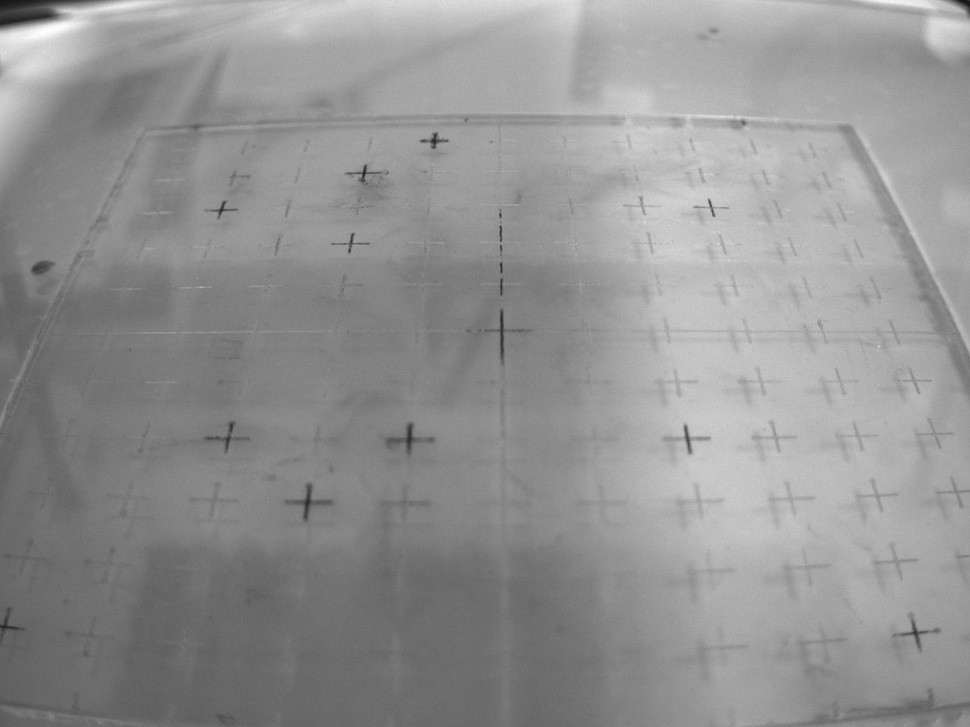
#> input picture OpenCV_CameraTools_Calibration/Calibration_images/grid_new.jpeg, 970 x 727 px, shrunk from 1440 x 1080 before the run
$ python Camera_tools.py
#> lines starting #> are read from the running program, lines starting #| are printed output that depends on the picture; after the words box and inside, x2 and y2 are one past the last pixel; in counts of white or black regions, pixels touching at a corner belong together
import cv2, json
import numpy as np
import matplotlib.pyplot as plt

# Load the camera calibration results
json_file_path = './calibration.json'
image_path = "./Calibration_images/grid_new.jpeg"

def condition_image(image_path, json_file_path):

    # Change the image accounting for the camera calibration parameters
    # Camera must be callibrated before this function is called
    # Distortion correction and perspective correction are applied

    # Read the JSON file
#> called with image_path = './Calibration_images/grid_new.jpeg', json_file_path = './calibration.json'
    with open(json_file_path, 'r') as file: # Read the JSON file
#> (reads OpenCV_CameraTools_Calibration/calibration.json from the repository)
        json_data = json.load(file)

    mtx = np.array(json_data['mtx'])
    dist = np.array(json_data['dist'])
    pmat = np.array(json_data['pmat'])
    maxWidth = json_data['maxWidth']
    maxHeight = json_data['maxHeight']

    # Load the image
    image = cv2.imread(image_path)
#> image is the input picture: shape (727, 970, 3); min 19, max 255, mean 146.7
    image = cv2.cvtColor(image, cv2.COLOR_BGR2GRAY)
#> image: shape (727, 970)

    h,  w = image.shape[:2]
#> h = 727; w = 970
    newcameramtx, _ = cv2.getOptimalNewCameraMatrix(mtx, dist, (w,h), 1, (w,h))

    image = cv2.undistort(image, mtx, dist, None, newcameramtx)
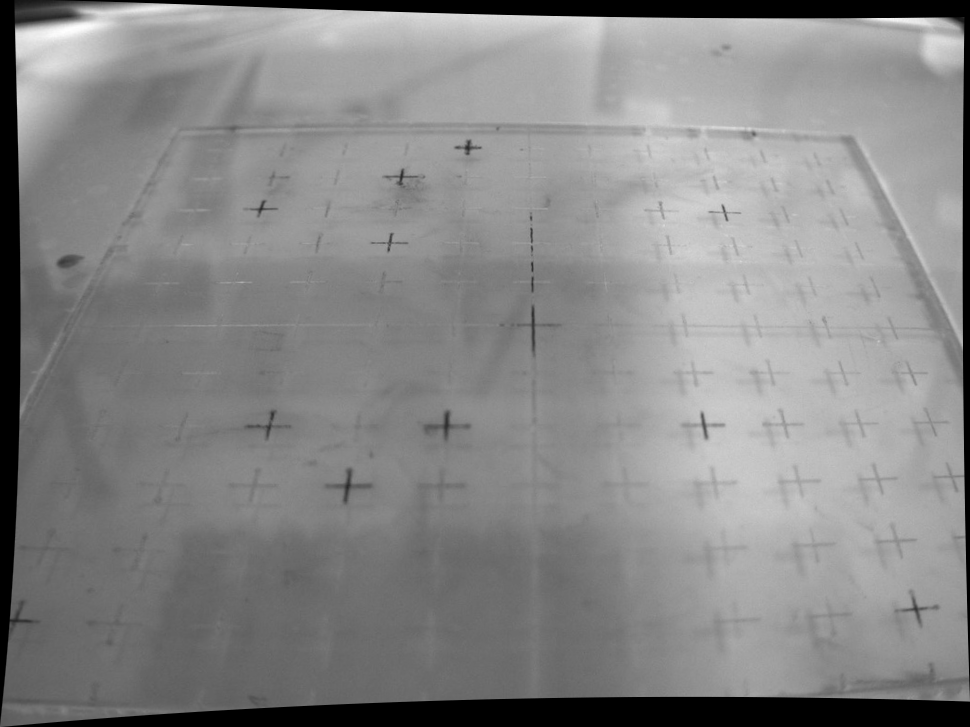
#> image: shape (727, 970); min 0, max 255, mean 134.9

    # Warp perspective
    image = cv2.warpPerspective(image, pmat, (maxWidth, maxHeight), flags=cv2.INTER_LINEAR)
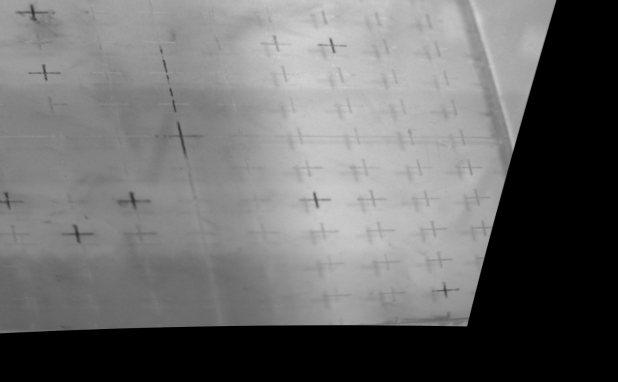
#> image: shape (764, 1236) (shown at 1/2 size); min 0, max 215, mean 107.5

    return image

def transform_coordinates(json_file_path, coords, to_real=True):

    # Transform the coordinates
    # to_real=True: Transform from pixel to real-world coordinates
    # to_real=False: Transform from real-world to pixel coordinates

    # Read the JSON file
    with open(json_file_path, 'r') as file: # Read the JSON file
        json_data = json.load(file)

    trmat = np.array(json_data['trmat'])
    invtrmat = np.array(json_data['invtrmat'])

    coords = np.array([coords[0], coords[1], 1])

    if to_real:
        # Transform from pixel to real-world coordinates
        transformed_coords = np.dot(trmat, coords)
    else:
        # Transform from real-world to pixel coordinates
        transformed_coords = np.dot(invtrmat, coords)
    return transformed_coords[:2]

def coordinate_mapping_test(image_original, json_file_path):
    # Test the coordinate mapping function
    # image as an imput, means that condition_image function should be called before this function
    image=image_original.copy()
    # Read the JSON file
    with open(json_file_path, 'r') as file: # Read the JSON file
        json_data = json.load(file)

    invtrmat = np.array(json_data['invtrmat'])
    maxWidth = json_data['maxWidth']
    maxHeight = json_data['maxHeight']

    # Test the coordinate mapping function
    # Test the transformation from pixel to real-world coordinates and vice versa

    # Define the grid size in real-world coordinates
    grid_spacing_real = 0.01

    # Create a grid in real-world coordinates
    grid_real_world = []
    for x in np.arange(-0.06, 0.06, grid_spacing_real):  # Adjust the range according to your real-world coordinates
        for y in np.arange(-0.05, 0.06, grid_spacing_real):
            grid_real_world.append((x, y))

    grid_real_world = np.array(grid_real_world, dtype=np.float32)

    # Convert real-world grid coordinates to pixel coordinates using the inverse matrix
    grid_pixel_coordinates = cv2.transform(np.expand_dims(grid_real_world, axis=0), invtrmat)[0]

    # Draw the grid on the image
    for x, y in grid_pixel_coordinates:
        if 0 <= x < maxWidth and 0 <= y < maxHeight:
            cv2.circle(image, (int(x), int(y)), 5, (255, 0, 0), 2)  # Draw small circles at grid points

    return image

def display_image(image, title):
    # Displays the image
    # image: Image to display
    # title: Title of the image

#> called with title = 'Conditioned Image'
    plt.figure(figsize=(8, 8))
    plt.title(title)
    plt.imshow(cv2.cvtColor(image, cv2.COLOR_GRAY2RGB))
    plt.axis('off')
    plt.show()

def grid_and_coordinate_config(image_original, json_file_path):
    # Test the grid display function and find the intersection points as well as record the configurations
    # image: Image to display
    # Returns:
    #   image_with_merged_lines: Image with the grid displayed
    #   intersections: Dictionary containing the intersection points, their IDs, and real-world coordinates, pixel coordinates
    image=image_original.copy()

    def merge_nearest_lines(image):

        # Merge the nearest lines
        # image: Image to be analyzed
        def merge_lines(line_positions, threshold):
            merged_lines = []
            current_line = line_positions[0]

            for line in line_positions[1:]:
                if line - current_line <= threshold:
                    continue
                else:
                    merged_lines.append(current_line)
                    current_line = line

            merged_lines.append(current_line)
            return merged_lines

        # Detect edges using the Canny edge detection algorithm
        # 20 and 40 are the threshold values for the Canny edge detection algorithm
        edges = cv2.Canny(image, 35, 60, apertureSize=3)
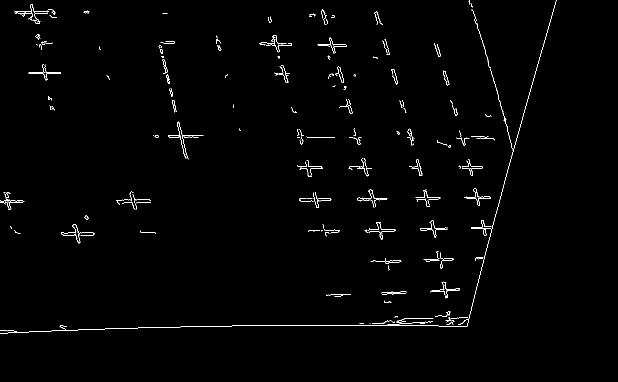
#> edges: shape (764, 1236) (shown at 1/2 size); 0.97% white in thin lines or dots, all inside (x1, y1, x2, y2) = (0, 0, 1113, 667)
        # Detect lines using the Hough transform
        lines = cv2.HoughLinesP(edges, 1, np.pi / 180, threshold=20, minLineLength=20, maxLineGap=10)
#> lines = 182 rows, first 6: [316, 654, 525, 651], [942, 617, 982, 465], [556, 650, 769, 650], [1015, 339, 1112, 0], [738, 380, 746, 412], [321, 85, 352, 223]

        horizontal_lines = []
        vertical_lines = []

        for line in lines:
            x1, y1, x2, y2 = line[0]
            if abs(y1 - y2) < 10:  # Horizontal line
                horizontal_lines.append(y1)
            elif abs(x1 - x2) < 10:  # Vertical line
                vertical_lines.append(x1)
#> this loop made 182 passes
#> after the loop, horizontal_lines = 84 values, max 666 at index 78, min 23 at index 35, mean 394.1; vertical_lines = 84 values, max 1015 at index 32, min 11 at index 57, mean 660.1

        horizontal_lines = sorted(set(horizontal_lines))
#> horizontal_lines = 65 values from 23 to 666
        vertical_lines = sorted(set(vertical_lines))
#> vertical_lines = 82 values from 11 to 1015


        merged_horizontal_lines = merge_lines(horizontal_lines, 50)
#> in merge_lines, `current_line = line_positions[0]`: current_line = 23
#> the loop in merge_lines, `for line in line_positions[1:]:` made 64 passes
#> (line, current_line) on passes 3, 9, 13, 19, 24, 35, 44, 47, 53: (85, 85), (144, 144), (270, 270), (332, 332), (394, 394), (454, 454), (518, 518), (581, 581), (637, 637)
#> line on passes 1, 2, 4, 5, 6, 7: 27, 38, 86, 88, 89, 91
#> after the loop in merge_lines, `for line in line_positions[1:]:`: merged_lines = [23, 85, 144, 270, 332, 394, 454, 518, 581]
#> merged_horizontal_lines = [23, 85, 144, 270, 332, 394, 454, 518, 581, 637]
        merged_vertical_lines = merge_lines(vertical_lines, 50)
#> the loop in merge_lines (call 2), `for line in line_positions[1:]:` made 81 passes
#> (line, current_line) on passes 2, 8, 10, 12, 16, 22, 30, 35, 49, 57: (65, 65), (148, 148), (260, 260), (333, 333), (545, 545), (600, 600), (659, 659), (722, 722), (783, 783), (836, 836)
#> current_line on passes 69, 76, 81: 887, 938, 1015
#> merged_vertical_lines = [11, 65, 148, 260, 333, 545, 600, 659, 722, 783, 836, 887, 938, 1015]

        for y in merged_horizontal_lines:
            cv2.line(image, (0, y), (image.shape[1], y), (0, 255, 0), 2)
#> this loop made 10 passes
#> y on passes 1 to 10: 23, 85, 144, 270, 332, 394, 454, 518, 581, 637
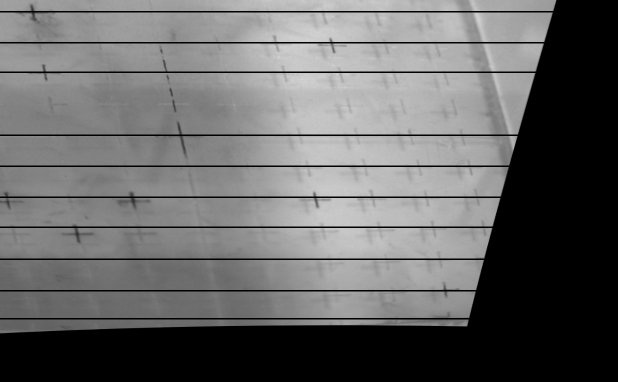
#> image: shape (764, 1236) (shown at 1/2 size); 3.23% of pixels changed, all inside (x1, y1, x2, y2) = (0, 22, 1107, 639)

        for x in merged_vertical_lines:
            cv2.line(image, (x, 0), (x, image.shape[0]), (0, 255, 0), 2)
#> this loop made 14 passes
#> x on passes 1 to 12: 11, 65, 148, 260, 333, 545, 600, 659, 722, 783, 836, 887
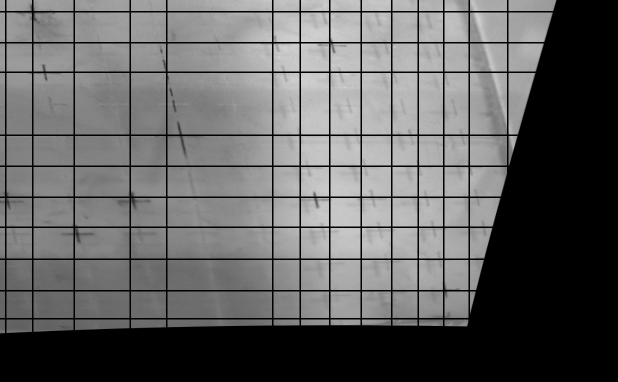
#> image: shape (764, 1236) (shown at 1/2 size); 2.69% of pixels changed, all inside (x1, y1, x2, y2) = (10, 0, 1017, 667)

        return image, merged_horizontal_lines, merged_vertical_lines

    def find_intersections(horizontal_lines, vertical_lines):
        # Find the intersections of the grid lines
        # Returns a dictionary with the intersection ID as the key and the pixel and real-world coordinates as the values

        intersections = {}
        id_counter = 0

        def position(id):
            column = id % 9
            row = id // 9
            return column, row

        for y in horizontal_lines:
            for x in vertical_lines:
                column, row = position(id_counter)
                # Change -4 and 6 if ID 0 is not at the top-left corner of the grid
                intersections[id_counter] = (x, y, -4+column, 6-row)
                id_counter += 1

        return intersections

    def coordinate_mapping_mat(intersections, json_file_path):
        # Compute the affine transformation matrix for real world coordinate mapping to pixel coordinates
        # (Work out the mapping between real-world and pixel coordinates specific to your setup)

        # Extract pixel and real-world coordinates
        pixels = np.array([(v[0], v[1]) for v in intersections.values()], dtype=np.float32)
        # /100 due to the world coordinate system being in meters but measured values are in centimeters
        real_world = np.array([(v[2]/100, v[3]/100) for v in intersections.values()], dtype=np.float32)

        # Compute the affine transformation matrix
        trmat, _ = cv2.estimateAffine2D(pixels, real_world)

        # Compute the inverse transformation matrix
        invtrmat = np.linalg.inv(trmat[:, :2])
        invtrmat = np.hstack([invtrmat, -invtrmat @ trmat[:, 2].reshape(-1, 1)])

        data = {
            "trmat": trmat.tolist(),
            "invtrmat": invtrmat.tolist()
            }

        # Load the existing data from the JSON file
        with open(json_file_path, 'r') as json_file:
            data_full = json.load(json_file)

            # Replace or add the new data
            data_full["trmat"] =  data["trmat"]
            data_full["invtrmat"] = data["invtrmat"]

        with open(json_file_path, 'w') as json_file:
            json.dump(data_full, json_file, indent=4)

        print(f'Data has been saved to {json_file_path}')

        return

    # Utilizing the functions
    image_with_merged_lines, merged_horizontal_lines, merged_vertical_lines = merge_nearest_lines(image)
#> merged_horizontal_lines = [23, 85, 144, 270, 332, 394, 454, 518, 581, 637]
    intersections = find_intersections(merged_horizontal_lines, merged_vertical_lines)
#> the loop in find_intersections, `for y in horizontal_lines:` made 10 passes
#> y on passes 1 to 10: 23, 85, 144, 270, 332, 394, 454, 518, 581, 637

    # Working out the mapping matrix and saving the data
    coordinate_mapping_mat(intersections, json_file_path)

    # Draw intersections on the image
    for id, (x, y, real_x, real_y) in intersections.items():
        # Draw the intersection point
        cv2.circle(image_with_merged_lines, (x, y), 5, (0, 0, 255), -1)
        # Draw the ID text
        cv2.putText(image_with_merged_lines, f'{id}', (x + 10, y - 10), cv2.FONT_HERSHEY_SIMPLEX, 0.5, (255, 255, 255), 1, cv2.LINE_AA)
        cv2.putText(image_with_merged_lines, f'({real_x:.2f}, {real_y:.2f})', (x + 10, y + 10), cv2.FONT_HERSHEY_SIMPLEX, 0.5, (255, 255, 255), 1, cv2.LINE_AA)
#> this loop made 140 passes
#> (x, y, real_x, real_y) on passes 1 to 12: (11, 23, -4, 6), (65, 23, -3, 6), (148, 23, -2, 6), (260, 23, -1, 6), (333, 23, 0, 6), (545, 23, 1, 6), (600, 23, 2, 6), (659, 23, 3, 6), (722, 23, 4, 6), (783, 23, -4, 5), (836, 23, -3, 5), (887, 23, -2, 5)
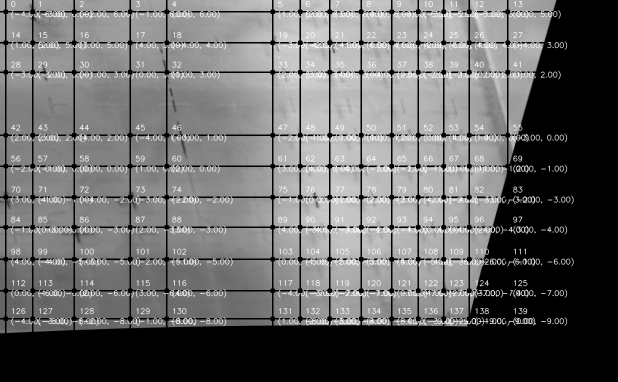
#> image_with_merged_lines: shape (764, 1236) (shown at 1/2 size); 10.17% of pixels changed, all inside (x1, y1, x2, y2) = (7, 1, 1148, 652)

    return image_with_merged_lines

print(f"In Progress => Manually confirming the grid alignment with the image")

image = condition_image(image_path, json_file_path)
display_image(image, 'Conditioned Image')

print(f"Sucess 1/2 ==> Grid is identified ==> Working out the transformation matrix")
image_with_merged_lines= grid_and_coordinate_config(image, json_file_path)
display_image(image_with_merged_lines, 'Confirm the intersections and coordinates')

# Creating a coordinate grid to be confirmed
print(f"Sucess 2/2 ==> Transformation Matrix is Recorded ==> Manually confirm the grid alignment with the image")
image_matrix_test = coordinate_mapping_test(image, json_file_path)
#> the loop in coordinate_mapping_test, `for x, y in grid_pixel_coordinates:` made 132 passes
#> (x, y) on passes 1 to 12: (-30709.2, 2398.3), (-30652.5, 2349.7), (-30595.8, 2301.1), (-30539.1, 2252.6), (-30482.4, 2204), (-30425.7, 2155.5), (-30368.9, 2106.9), (-30312.2, 2058.3), (-30255.5, 2009.8), (-30198.8, 1961.2), (-30142.1, 1912.6), (-25470.9, 2082.2)
#> after the loop in coordinate_mapping_test, `for x, y in grid_pixel_coordinates:`:
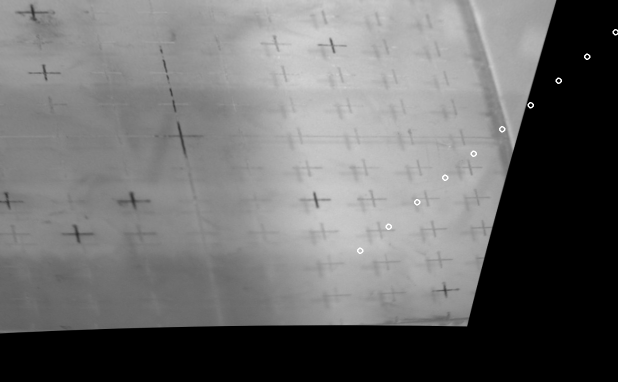
#> image: shape (764, 1236) (shown at 1/2 size); 0.09% of pixels changed, all inside (x1, y1, x2, y2) = (714, 58, 1236, 508)
display_image(image_matrix_test, 'Confirm the intersections and coordinates')

print(f"Process Completed ==> Restart the process if the grid is not aligned correctly")

# The grid alignment can be confirmed by checking the intersections and the coordinates

desired_coordinates = (-4/100, 1/100)  # Desired coordinates in real-world units
pixel_coordinates=transform_coordinates(json_file_path, desired_coordinates, to_real=False)  # Transform from real-world to pixel coordinates

cv2.circle(image, (int(pixel_coordinates[0]), int(pixel_coordinates[1])), 5, (255, 0, 0), 2)

display_image(image, 'Desired Coordinates')
